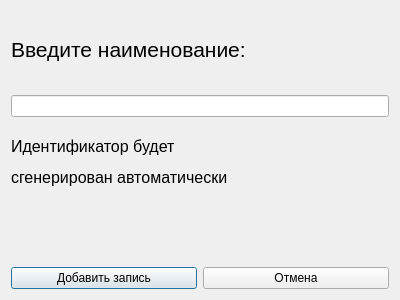
<?xml version="1.0" encoding="UTF-8"?>
<ui version="4.0">
 <class>AddNewItem</class>
 <widget class="QDialog" name="AddNewItem">
  <property name="geometry">
   <rect>
    <x>0</x>
    <y>0</y>
    <width>400</width>
    <height>300</height>
   </rect>
  </property>
  <property name="windowTitle">
   <string>Dialog</string>
  </property>
  <layout class="QVBoxLayout" name="verticalLayout">
   <item>
    <widget class="QLabel" name="label">
     <property name="font">
      <font>
       <pointsize>16</pointsize>
      </font>
     </property>
     <property name="text">
      <string>&lt;html&gt;&lt;head/&gt;&lt;body&gt;&lt;p&gt;Введите наименование:&lt;/p&gt;&lt;/body&gt;&lt;/html&gt;</string>
     </property>
    </widget>
   </item>
   <item>
    <widget class="QLineEdit" name="lineAddItem"/>
   </item>
   <item>
    <widget class="QLabel" name="label_2">
     <property name="font">
      <font>
       <pointsize>16</pointsize>
      </font>
     </property>
     <property name="text">
      <string>&lt;html&gt;&lt;head/&gt;&lt;body&gt;&lt;p&gt;&lt;span style=&quot; font-size:12pt;&quot;&gt;Идентификатор будет &lt;/span&gt;&lt;/p&gt;&lt;p&gt;&lt;span style=&quot; font-size:12pt;&quot;&gt;сгенерирован автоматически&lt;/span&gt;&lt;/p&gt;&lt;/body&gt;&lt;/html&gt;</string>
     </property>
    </widget>
   </item>
   <item>
    <spacer name="verticalSpacer">
     <property name="orientation">
      <enum>Qt::Vertical</enum>
     </property>
     <property name="sizeType">
      <enum>QSizePolicy::Fixed</enum>
     </property>
     <property name="sizeHint" stdset="0">
      <size>
       <width>20</width>
       <height>60</height>
      </size>
     </property>
    </spacer>
   </item>
   <item>
    <layout class="QHBoxLayout" name="horizontalLayout">
     <item>
      <widget class="QPushButton" name="pushButtonAddItem">
       <property name="text">
        <string>Добавить запись</string>
       </property>
      </widget>
     </item>
     <item>
      <widget class="QPushButton" name="pushButtonCancel">
       <property name="text">
        <string>Отмена</string>
       </property>
      </widget>
     </item>
    </layout>
   </item>
  </layout>
 </widget>
 <resources/>
 <connections/>
</ui>
